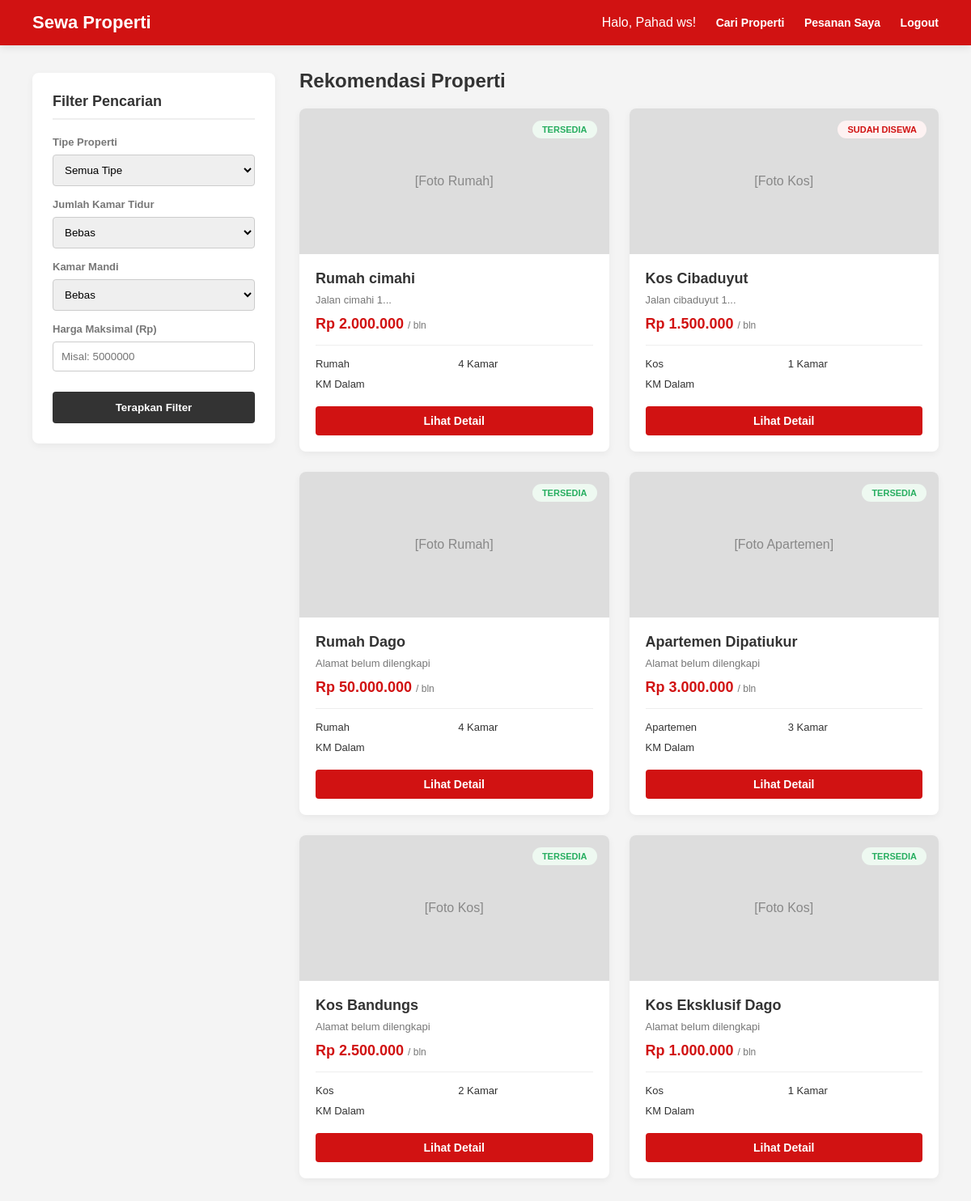
/katalog_properti.php (signed in), run on an earlier commit of the app's database.
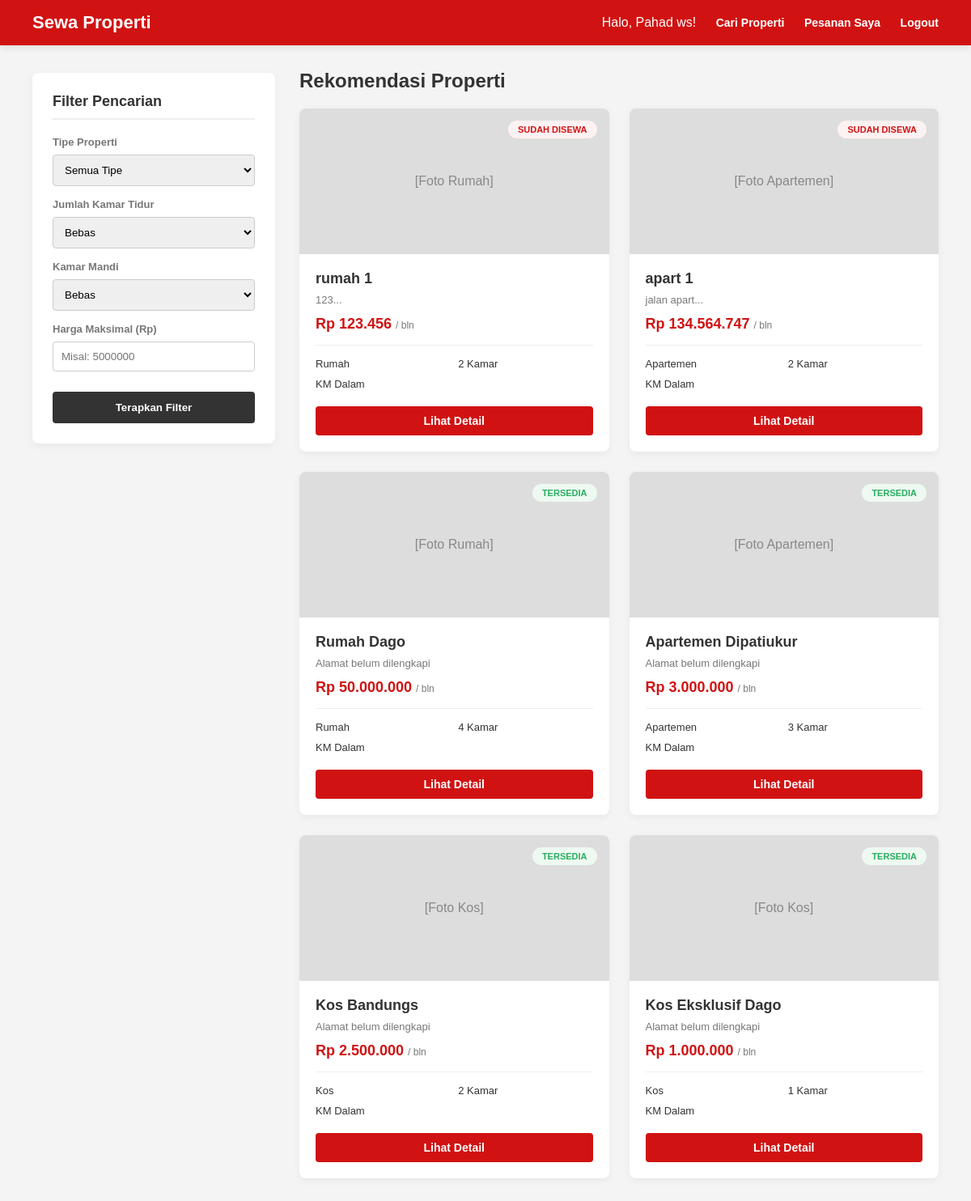
And on a later commit of the database.
### tables this page shows
CREATE TABLE `properti` (
  `id` int(11) NOT NULL,
  `owner_id` int(11) NOT NULL,
  `nama_properti` varchar(255) NOT NULL,
  `alamat` text DEFAULT NULL,
  `tipe` enum('rumah','apartemen','kos') NOT NULL,
  `kamar` int(2) NOT NULL,
  `kamar_mandi` enum('dalam','luar') NOT NULL,
  `harga` int(11) NOT NULL,
  `status` enum('TERSEDIA','TIDAK TERSEDIA') DEFAULT 'TERSEDIA',
  `deskripsi` text DEFAULT NULL,
  `foto` varchar(255) DEFAULT 'default.png',
  `created_at` timestamp NOT NULL DEFAULT current_timestamp()
);

### katalog_properti.php (the view, shortened to what this page needs)
<?php
require 'koneksi.php';
$query_sql = "SELECT * FROM properti WHERE 1=1";
$query_sql .= " ORDER BY id DESC";
$result = mysqli_query($conn, $query_sql);
?>
<!DOCTYPE html>
<html lang="id">
<head>
</head>
<body>
    <div class="navbar">
        <div class="logo">Sewa Properti</div>
        <div class="menu">
            <span>Halo, <?php echo htmlspecialchars($_SESSION['nama'] ?? 'Tenant'); ?>!</span>
            <a href="katalog_properti.php">Cari Properti</a>
            <a href="dashboard_tenant.php">Pesanan Saya</a>
            <a href="logout.php">Logout</a>
        </div>
    </div>
    <div class="main-container">
        <div class="sidebar-filter">
            <h3>Filter Pencarian</h3>
            <form action="" method="GET">
                <div class="filter-group">
                    <label>Tipe Properti</label>
                    <select name="tipe">
                        <option value="">Semua Tipe</option>
                    </select>
                </div>
                <div class="filter-group">
                    <label>Jumlah Kamar Tidur</label>
                    <select name="kamar">
                        <option value="">Bebas</option>
                    </select>
                </div>
                <div class="filter-group">
                    <label>Kamar Mandi</label>
                    <select name="kamar_mandi">
                        <option value="">Bebas</option>
                    </select>
                </div>
                <div class="filter-group">
                    <label>Harga Maksimal (Rp)</label>
                    <input type="number" name="harga_max" placeholder="Misal: 5000000" value="<?php if(isset($_GET['harga_max'])) echo htmlspecialchars($_GET['harga_max']); ?>">
                </div>
                <button type="submit" class="btn-filter">Terapkan Filter</button>
            </form>
        </div>
        <div class="content-area">
            <h2>Rekomendasi Properti</h2>
            <div class="property-grid">
                <?php
                if(mysqli_num_rows($result) == 0) {
                    echo "<div class='kosong'>Maaf, tidak ada properti yang cocok dengan filter kamu. Coba sesuaikan ulang pencarian.</div>";
                } else {
                    while($row = mysqli_fetch_assoc($result)) {
                        $tipe_label = ucfirst($row['tipe']);
                        $km_label = ucfirst($row['kamar_mandi']);
                        $harga_rp = "Rp " . number_format($row['harga'], 0, ',', '.');
                        $alamat_singkat = !empty($row['alamat']) ? htmlspecialchars(substr($row['alamat'], 0, 35)) . '...' : 'Alamat belum dilengkapi';
                        $status_properti = $row['status'] ?? 'TERSEDIA';
                        $badge_class = ($status_properti == 'TERSEDIA') ? 'status-tersedia' : 'status-tidak';
                        $status_text = ($status_properti == 'TERSEDIA') ? 'Tersedia' : 'Sudah Disewa';
                        echo "
                        <div class='property-card'>
                            <div class='property-image'>
                                <span class='badge-status {$badge_class}'>{$status_text}</span>
                                [Foto {$tipe_label}]
                            </div>
                            <div class='property-info'>
                                <h3 class='property-title'>" . htmlspecialchars($row['nama_properti']) . "</h3>
                                <div class='property-address'> {$alamat_singkat}</div>
                                <div class='property-price'>{$harga_rp} <span style='font-size: 12px; color: #777; font-weight: normal;'>/ bln</span></div>
                                <div class='property-features'>
                                    <div> {$tipe_label}</div>
                                    <div> {$row['kamar']} Kamar</div>
                                    <div style='grid-column: 1 / -1;'> KM {$km_label}</div>
                                </div>
                                <a href='detail_properti.php?id={$row['id']}' class='btn-sewa'>Lihat Detail</a>
                            </div>
                        </div>
                        ";
                    }
                }
                ?>
            </div>
        </div>
    </div>
</body>
</html>

### katalog_properti.php (style rules this page uses)
:root { --primary-red: #d11212; --dark-red: #a00d0d; --bg-color: #f4f4f4; --text-main: #333; --text-muted: #777; }
body { font-family: Arial, sans-serif; background-color: var(--bg-color); margin: 0; color: var(--text-main); }
.navbar { background-color: var(--primary-red); padding: 15px 40px; display: flex; justify-content: space-between; align-items: center; color: white; position: sticky; top: 0; z-index: 100; box-shadow: 0 2px 10px rgba(0,0,0,0.1); }
.navbar .logo { font-size: 22px; font-weight: bold; }
.navbar .menu a { color: white; text-decoration: none; margin-left: 20px; font-size: 14px; font-weight: bold; transition: 0.2s; }
.main-container { display: flex; padding: 30px 40px; gap: 30px; max-width: 1200px; margin: 0 auto; align-items: flex-start; }
.sidebar-filter { background: white; padding: 25px; border-radius: 8px; width: 250px; position: sticky; top: 90px; box-shadow: 0 3px 10px rgba(0,0,0,0.05); }
.sidebar-filter h3 { margin-top: 0; font-size: 18px; border-bottom: 2px solid #eee; padding-bottom: 10px; margin-bottom: 20px; color: var(--text-main); }
.filter-group { margin-bottom: 15px; }
.filter-group label { display: block; font-size: 13px; color: var(--text-muted); margin-bottom: 8px; font-weight: bold; }
.filter-group select, .filter-group input { width: 100%; padding: 10px; border: 1px solid #ccc; border-radius: 4px; box-sizing: border-box; font-family: inherit; }
.btn-filter { background: var(--text-main); color: white; border: none; width: 100%; padding: 12px; font-weight: bold; border-radius: 4px; cursor: pointer; margin-top: 10px; transition: 0.2s; }
.content-area { flex: 1; }
.content-area h2 { margin-top: 0; color: var(--text-main); margin-bottom: 20px; }
.property-grid { display: grid; grid-template-columns: repeat(auto-fill, minmax(280px, 1fr)); gap: 25px; }
.property-card { background: white; border-radius: 8px; overflow: hidden; box-shadow: 0 3px 10px rgba(0,0,0,0.05); transition: 0.3s; position: relative; }
.property-image { width: 100%; height: 180px; background-color: #ddd; display: flex; align-items: center; justify-content: center; color: #888; position: relative; }
.badge-status { position: absolute; top: 15px; right: 15px; padding: 5px 12px; border-radius: 20px; font-weight: bold; font-size: 11px; text-transform: uppercase; }
.status-tersedia { background: #eef9f1; color: #27ae60; }
.status-tidak { background: #fdf2f2; color: var(--primary-red); }
.property-info { padding: 20px; }
.property-title { font-size: 18px; font-weight: bold; margin: 0 0 8px 0; color: var(--text-main); }
.property-address { font-size: 13px; color: var(--text-muted); margin-bottom: 12px; display: flex; align-items: center; gap: 5px; }
.property-price { color: var(--primary-red); font-size: 18px; font-weight: bold; margin-bottom: 15px; border-bottom: 1px solid #eee; padding-bottom: 15px; }
.property-features { font-size: 13px; color: var(--text-main); margin-bottom: 20px; display: grid; grid-template-columns: 1fr 1fr; gap: 10px; }
.property-features div { display: flex; align-items: center; gap: 5px; }
.btn-sewa { display: block; text-align: center; background: var(--primary-red); color: white; padding: 10px; text-decoration: none; border-radius: 4px; font-weight: bold; font-size: 14px; transition: 0.2s; }

What changed in the data, as far as the page shows it:
removed properti: status "TERSEDIA", tipe "Rumah", nama_properti "Rumah cimahi", alamat "Jalan cimahi 1...", harga "Rp 2.000.000", kamar "4", kamar_mandi "Dalam"
removed properti: status "SUDAH DISEWA", tipe "Kos", nama_properti "Kos Cibaduyut", alamat "Jalan cibaduyut 1...", harga "Rp 1.500.000", kamar "1", kamar_mandi "Dalam"
added properti: status "SUDAH DISEWA", tipe "Rumah", nama_properti "rumah 1", alamat "123...", harga "Rp 123.456", kamar "2", kamar_mandi "Dalam"
added properti: status "SUDAH DISEWA", tipe "Apartemen", nama_properti "apart 1", alamat "jalan apart...", harga "Rp 134.564.747", kamar "2", kamar_mandi "Dalam"
